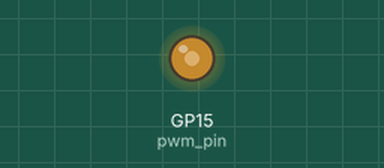
A program run on a simulated Raspberry Pi Pico running MicroPython. Shown: output pins drawn as LEDs (lit = HIGH). At 0.0 s the program stops and its outputs stay as they are.

Above: at 0.1 s.
Timing chart, 0 to 1.5 s (numbered marks = the images above):
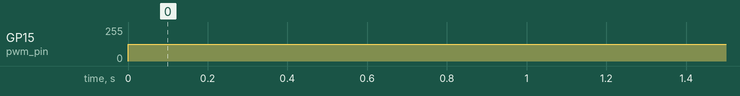

The program:

06_pwm.py
```python
from machine import Pin, PWM


# any GPIO pin can also be a PWM pin
# let's use this one because you already have an LED around it
pwm_pin = PWM(Pin(15))

# frequency: how many times in a second the pin is turned on and off
# 1000 works fine for an LED
pwm_pin.freq(1000)

# this is the largest integer you can fit in 16 bits
max_duty_cycle = 65535

# duty cycle: what percentage of the time, the pin is on
duty_cycle = int(0.5 * max_duty_cycle)


pwm_pin.duty_u16(duty_cycle)
```

Measured:
- by itself, GP15 (pwm_pin): 0/255 → 127/255 at 0.00 s
